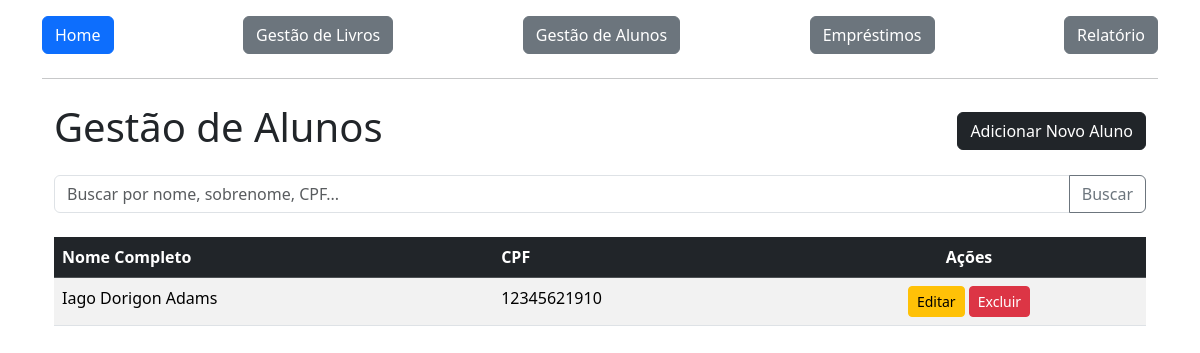
/alunos (signed in), run on an earlier commit of the app's database.
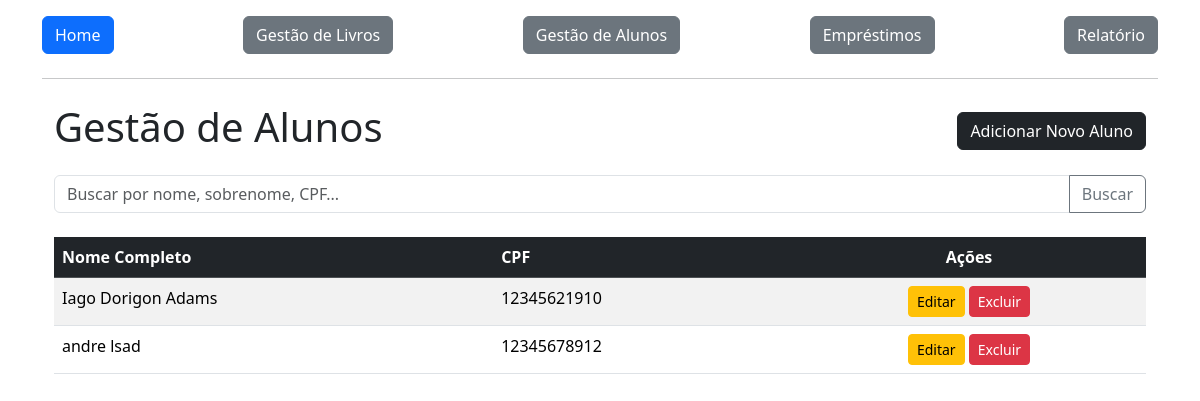
And on a later commit of the database.
### app/models.py (models this page shows)
class Aluno(db.Model):
    id = db.Column(db.Integer, primary_key=True)
    nome = db.Column(db.String(100), nullable=False)
    sobrenome = db.Column(db.String(100), nullable=False)
    cpf = db.Column(db.String(14), unique=True, nullable=False)
    livrosEmprestados = db.relationship('Aluguel', backref='aluno', lazy=True)

### app/view.py (the view)
@app.route('/alunos')
@login_required
def listar_alunos():
    query = request.args.get('q')
    if query:
        search = f"%{query}%"
        alunos = Aluno.query.filter(
            or_(
                Aluno.nome.ilike(search),
                Aluno.sobrenome.ilike(search),
                Aluno.cpf.ilike(search)
            )
        ).all()
    else:
        alunos = Aluno.query.all()
    return render_template('alunos.html', alunos=alunos)

### app/models.py (called while the page is built)
@login_manager.user_loader
def load_user(user_id):
    return User.query.get(user_id)

### app/templates/alunos.html (shortened to what this page needs)
{% extends 'base.html' %}
{% block content %}
<div class="container mt-4">
    <div class="d-flex justify-content-between align-items-center mb-3">
        <h1>Gestão de Alunos</h1>
        <a href="{{ url_for('cadastrar_aluno') }}" class="btn btn-dark">Adicionar Novo Aluno</a>
    </div>
    <div class="mb-4">
        <form method="GET" action="{{ url_for('listar_alunos') }}">
            <div class="input-group">
                <input type="text" name="q" class="form-control" placeholder="Buscar por nome, sobrenome, CPF..." value="{{ request.args.get('q', '') }}">
                <button class="btn btn-outline-secondary" type="submit">Buscar</button>
            </div>
        </form>
    </div>
    <div class="table-responsive">
        <table class="table table-striped table-hover">
            <thead class="table-dark">
                <tr>
                    <th scope="col">Nome Completo</th>
                    <th scope="col">CPF</th>
                    <th scope="col" class="text-center">Ações</th>
                </tr>
            </thead>
            <tbody>
                {% for aluno in alunos %}
                <tr>
                    <td>{{ aluno.nome }} {{ aluno.sobrenome }}</td>
                    <td>{{ aluno.cpf }}</td>
                    <td class="text-center">
                        <a href="{{ url_for('editar_aluno', id=aluno.id) }}" class="btn btn-warning btn-sm">Editar</a>
                        <form action="{{ url_for('excluir_aluno', id=aluno.id) }}" method="POST" style="display:inline;" onsubmit="return confirm('Tem certeza que deseja excluir este aluno?');">
                            <button type="submit" class="btn btn-danger btn-sm">Excluir</button>
                        </form>
                    </td>
                </tr>
                {% else %}
                <tr>
                    <td colspan="3" class="text-center">Nenhum aluno encontrado.</td>
                </tr>
                {% endfor %}
            </tbody>
        </table>
    </div>
</div>
{% endblock %}

What changed in the data, as far as the page shows it:
added Aluno: nome "andre", sobrenome "lsad", cpf "12345678912"
